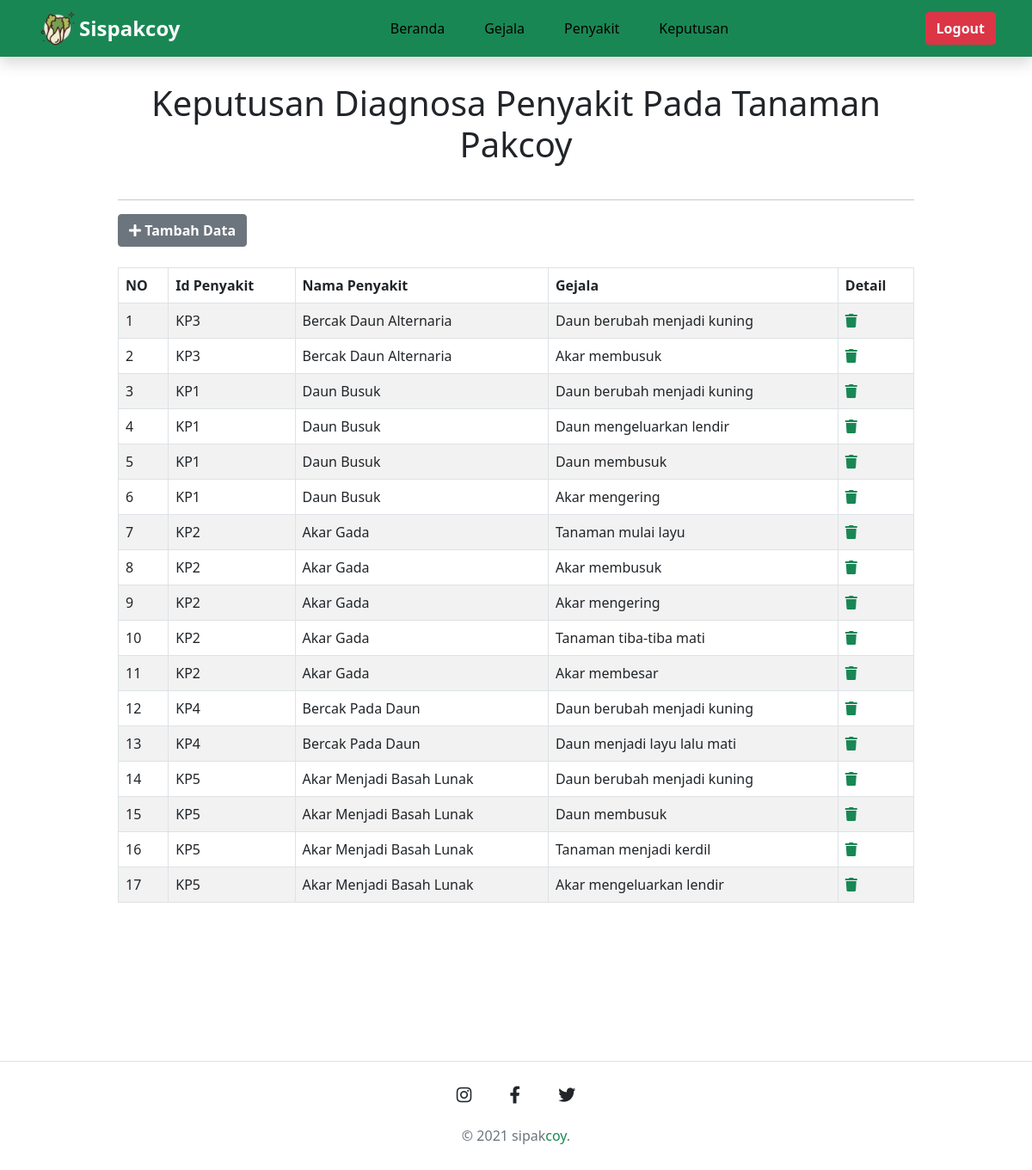
/menuadmin_keputusan.php, run on the app's committed database.
### tables this page shows
CREATE TABLE `basispengetahuan` (
  `namapenyakit` varchar(100) NOT NULL,
  `gejala` text NOT NULL
);

CREATE TABLE `penyakit` (
  `idpenyakit` varchar(20) NOT NULL,
  `namapenyakit` varchar(1000) NOT NULL,
  `pengendalian` text DEFAULT NULL
);

### menuadmin_keputusan.php (the view, shortened to what this page needs)
<?php
include('koneksi.php');
?>
<!doctype html>
<html lang="en">
<head>
    <link rel="stylesheet" href="https://cdnjs.cloudflare.com/ajax/libs/font-awesome/5.15.3/css/all.min.css" />
    <link rel="stylesheet" href="assets/css/style.css">
    <link href="https://cdn.jsdelivr.net/npm/bootstrap@5.0.1/dist/css/bootstrap.min.css" rel="stylesheet">
</head>
<body>
    <nav class="navbar navbar-expand-lg shadow fixed-top " style="background-color: #198754;">
        <div class="container-lg">
            <img src="assets/img/logosaw.png" width="50" height="50" alt="logo">
            <a class="navbar-brand fw-bold text-light" href="#">Sispakcoy</a>
            <div class="collapse navbar-collapse" id="navbarNav">
                <ul class="navbar-nav mx-auto">
                    <li class="nav-item">
                        <a class="nav-link" href="admin_page.php">Beranda<span class="sr-only">(current)</span></a>
                    </li>
                    <li class="nav-item active">
                        <a class="nav-link" href="menuadmin_gejala.php">Gejala</a>
                    </li>
                    <li class="nav-item">
                        <a class="nav-link" href="menuadmin_penyakit.php">Penyakit</a>
                    </li>
                    <li class="nav-item">
                        <a class="nav-link" href="menuadmin_keputusan.php">Keputusan</a>
                    </li>
            </div>
            <a href="logout.php" class="btn btn-danger ms-auto fw-bold text-light">Logout</a>
        </div>
    </nav>
    <div class="container-lg py-5">
        <div class="row justify-content-center">
            <div class="col-lg-10 text-left">
                <br>
                <h2 class="text-center fw-normal fs-1 py-4">Keputusan Diagnosa Penyakit Pada Tanaman Pakcoy</h2>
                <hr>
                <a href="admin_input_keputusan.php">
                    <button type="button" class="btn btn-secondary">
                        <i class="fa fa-plus"></i><b> Tambah Data</b>
                    </button>
                </a>
                <br><br>
                <div class="box-body table-responsive">
                    <table id="example1" class="table table-bordered table-striped">
                        <thead>
                            <tr>
                                <th>NO</th>
                                <th>Id Penyakit</th>
                                <th>Nama Penyakit</th>
                                <th>Gejala</th>
                                <th>Detail</th>
                            </tr>
                        </thead>
                        <?php
                        $queri = "Select p.idpenyakit, b.namapenyakit, b.gejala from basispengetahuan b, penyakit p where p.namapenyakit=b.namapenyakit";
                        $hasil = mysqli_query($conn, $queri);
                        $id = 0;
                        while ($data = mysqli_fetch_array($hasil)) {
                            $id++;
                            echo "
                                    <tr>
                                    <td>" . $id . "</td>
                                    <td>" . $data['idpenyakit'] . "</td>
                                    <td>" . $data['namapenyakit'] . "</td>
                                    <td>" . $data['gejala'] . "</td>
                                    <td><a href=\"admin_delete_keputusan.php?id=" . $data['namapenyakit'] . "\"  onclick='return checkDelete()'><i class='fa fa-trash text-success'></i></a></td>
                                    </tr>";
                        }
                        ?>
                    </table><br><br><br><br><br>
                </div>
            </div>
        </div>
    </div>
    <footer class="footer border-top py-4">
        <div class="container-lg">
            <div class="row">
                <div class="col-lg-12 text-center">
                    <ul class="list-unstylyed list-inline">
                        <li class="list-inline-item">
                            <a href="https://www.instagram.com/" class="btn-floating btn-lg text-dark"><i class="fab fa-instagram"></i></a>
                        </li>
                        <li class="list-inline-item">
                            <a href="https://www.facebook.com/" class="btn-floating btn-lg text-dark"><i class="fab fa-facebook-f"></i></a>
                        </li>
                        <li class="list-inline-item">
                            <a href="https://www.twitter.com/" class=" btn-floating btn-lg text-dark"><i class="fab fa-twitter"></i></a>
                        </li>
                    </ul>
                </div>
                <footer class="footer py-1">
                    <div class="container-lg">
                        <div class="row">
                            <div class="col-lg-12">
                                <p class="m-0 text-center text-muted footer_text">&copy; 2021 sipak<span>coy</span>.</p>
                            </div>
                        </div>
                    </div>
                </footer>
            </div>
        </div>
    </footer>
</body>
</html>

### assets/css/style.css (style rules this page uses)
.container-lg .navbar-brand { color: #000; font-weight: bold; font-size: 1.5rem; }
.navbar .nav-item { padding: 0 15px; }
.navbar .nav-item .nav-link { color: #000000; font-weight: 500; }
.footer_text span { color:#198754; }

### data on the page
basispengetahuan: penyakit.idpenyakit "KP3", namapenyakit "Bercak Daun Alternaria", gejala "Daun berubah menjadi kuning"
basispengetahuan: penyakit.idpenyakit "KP3", namapenyakit "Bercak Daun Alternaria", gejala "Akar membusuk"
basispengetahuan: penyakit.idpenyakit "KP1", namapenyakit "Daun Busuk", gejala "Daun berubah menjadi kuning"
basispengetahuan: penyakit.idpenyakit "KP1", namapenyakit "Daun Busuk", gejala "Daun mengeluarkan lendir"
basispengetahuan: penyakit.idpenyakit "KP1", namapenyakit "Daun Busuk", gejala "Daun membusuk"
basispengetahuan: penyakit.idpenyakit "KP1", namapenyakit "Daun Busuk", gejala "Akar mengering"
basispengetahuan: penyakit.idpenyakit "KP2", namapenyakit "Akar Gada", gejala "Tanaman mulai layu"
basispengetahuan: penyakit.idpenyakit "KP2", namapenyakit "Akar Gada", gejala "Akar membusuk"
basispengetahuan: penyakit.idpenyakit "KP2", namapenyakit "Akar Gada", gejala "Akar mengering"
basispengetahuan: penyakit.idpenyakit "KP2", namapenyakit "Akar Gada", gejala "Tanaman tiba-tiba mati"
basispengetahuan: penyakit.idpenyakit "KP2", namapenyakit "Akar Gada", gejala "Akar membesar"
basispengetahuan: penyakit.idpenyakit "KP4", namapenyakit "Bercak Pada Daun", gejala "Daun berubah menjadi kuning"
basispengetahuan: penyakit.idpenyakit "KP4", namapenyakit "Bercak Pada Daun", gejala "Daun menjadi layu lalu mati"
basispengetahuan: penyakit.idpenyakit "KP5", namapenyakit "Akar Menjadi Basah Lunak", gejala "Daun berubah menjadi kuning"
basispengetahuan: penyakit.idpenyakit "KP5", namapenyakit "Akar Menjadi Basah Lunak", gejala "Daun membusuk"
basispengetahuan: penyakit.idpenyakit "KP5", namapenyakit "Akar Menjadi Basah Lunak", gejala "Tanaman menjadi kerdil"
basispengetahuan: penyakit.idpenyakit "KP5", namapenyakit "Akar Menjadi Basah Lunak", gejala "Akar mengeluarkan lendir"
